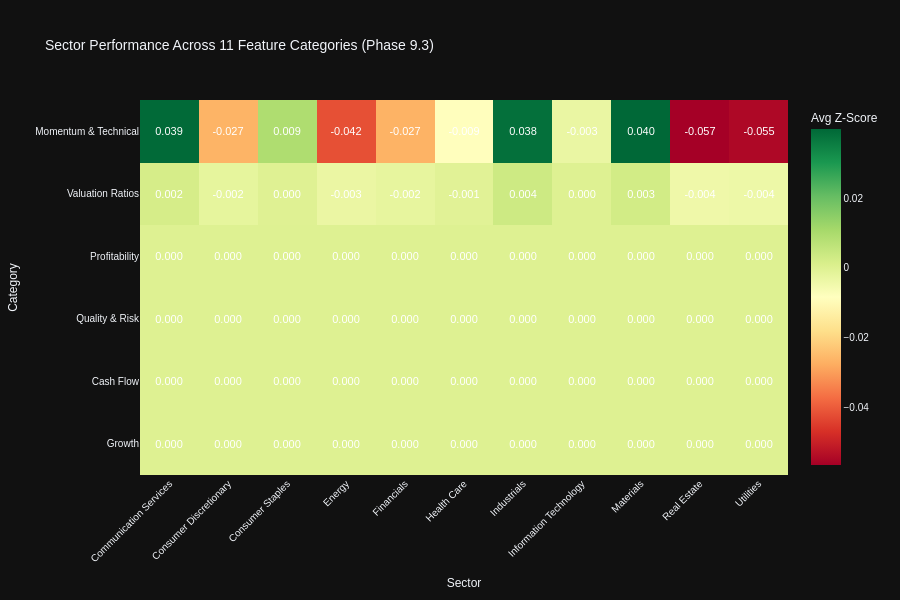

The notebook cell this image was saved under:
### Code cell
# Visualization 1: Category Heatmaps (Sector × Category)
print("\n📊 Category Performance Heatmaps:")

# Compute category scores by averaging z-scores of metrics within each category
from scipy.stats import zscore

category_sector_scores = {}

for category_name, category_metrics in category_mapping.items():
    available_in_category = [m for m in category_metrics if m in all_stocks_scaled.columns]

    if len(available_in_category) == 0:
        print(f"  ⚠️ Skipping {category_name}: No available metrics")
        continue

    # Compute z-scores for available metrics and average by sector
    category_data = all_stocks_scaled[available_in_category + ['sector']].copy()

    # Convert to numeric and compute z-scores
    for col in available_in_category:
        category_data[col] = pd.to_numeric(category_data[col], errors='coerce')

    # Compute z-scores (handle NaNs)
    z_scored_data = category_data[available_in_category].apply(lambda x: zscore(x, nan_policy='omit'))
    category_data['category_score'] = z_scored_data.mean(axis=1)

    # Aggregate by sector
    sector_scores = category_data.groupby('sector')['category_score'].mean().sort_values(ascending=False)
    category_sector_scores[category_name] = sector_scores

# Create heatmap matrix
if category_sector_scores:
    heatmap_df = pd.DataFrame(category_sector_scores).T

    # Create interactive heatmap with value annotations
    # Following code_guidelines.md Section 17.1: Heatmaps and Conditional Formatting
    fig_category_heatmap = px.imshow(
            heatmap_df,
            labels=dict(x="Sector", y="Category", color="Avg Z-Score"),
            title="Sector Performance Across 11 Feature Categories (Phase 9.3)",
            color_continuous_scale="RdYlGn",  # Diverging scale for z-scores centered at zero
            aspect="auto",
            text_auto=".3f"  # ✅ Display values formatted to 3 decimals (Section 17.1)
            )

    # Enhanced styling per Section 17.1 style guidelines
    fig_category_heatmap.update_traces(
            textfont=dict(
                    size=11,
                    color='white',  # High contrast on diverging color scale
                    family='Arial'  # Standard sans-serif font (Section 17.4)
                    )
            )

    fig_category_heatmap.update_layout(
            height=600,
            xaxis_tickangle=-45,
            font=dict(size=10, family="Arial"),
            template="plotly_dark"  # ✅ Dark mode compatible theme (Section 17.1)
            )

    fig_category_heatmap.show()
    output_path = eda_output_dir / "phase93_category_sector_heatmap.html"
    fig_category_heatmap.write_html(output_path)

    print(f"\n✓ Category heatmap visualization complete")
    print(f"  Categories visualized: {len(category_sector_scores)}")
    print(f"  Sectors analyzed: {len(heatmap_df.columns)}")
    print(f"  Output: {output_path}")

    # Display top performing sector per category
    print(f"\n  🏆 Top Performing Sectors by Category:")
    for category, scores in list(category_sector_scores.items())[:5]:
        top_sector = scores.idxmax()
        top_score = scores.max()
        print(f"    {category}: {top_sector} (z-score: {top_score:.2f})")
else:
    print("  ⚠️ No category data available for visualization")

### Figure 1 — Plotly figure (JSON) as saved in the notebook; plotly's stock layout.template omitted (floating-point values rounded to 4 significant figures)
{"data": [{"coloraxis": "coloraxis", "name": "0", "texttemplate": "%{z:.3f}", "x": ["Communication Services", "Consumer Discretionary", "Consumer Staples", "Energy", "Financials", "Health Care", "Industrials", "Information Technology", "Materials", "Real Estate", "Utilities"], "y": ["Momentum & Technical", "Valuation Ratios", "Profitability", "Quality & Risk", "Cash Flow", "Growth"], "z": [[0.03945, -0.02656, 0.009265, -0.04192, -0.02661, -0.00871, 0.03826, -0.003131, 0.03988, -0.05655, -0.05491], [0.001967, -0.002035, -0.0001051, -0.003211, -0.00222, -0.0006964, 0.003533, 8.759e-05, 0.002702, -0.00421, -0.003876], [-1.685e-17, 1.437e-17, 4.606e-17, -1.908e-18, -2.559e-17, -1.545e-17, -1.57e-17, -3.127e-18, -3.756e-17, 1.842e-17, 2.292e-17], [-2.379e-17, -1.491e-17, -1.347e-17, 2.442e-17, 1.078e-17, 1.009e-17, 1.328e-18, 1.277e-17, 6.072e-19, 1.49e-17, 5.169e-18], [-2.643e-18, -3.897e-18, 3.585e-18, -6.057e-18, -6.874e-18, -1.403e-18, -3.475e-18, -4.186e-18, -3.166e-18, 1.382e-17, 1.597e-17], [-3.965e-18, 4.067e-19, 2.249e-17, -1.679e-17, -8.149e-18, 1.806e-17, 1.139e-17, -2.398e-17, -1.579e-17, 2.788e-17, 2.579e-17]], "type": "heatmap", "xaxis": "x", "yaxis": "y", "hovertemplate": "Sector: %{x}<br>Category: %{y}<br>Avg Z-Score: %{z}<extra></extra>", "textfont": {"color": "white", "family": "Arial", "size": 11}}], "layout": {"xaxis": {"anchor": "y", "domain": [0.0, 1.0], "title": {"text": "Sector"}, "tickangle": -45}, "yaxis": {"anchor": "x", "domain": [0.0, 1.0], "autorange": "reversed", "title": {"text": "Category"}}, "coloraxis": {"colorbar": {"title": {"text": "Avg Z-Score"}}, "colorscale": [[0.0, "rgb(165,0,38)"], [0.1, "rgb(215,48,39)"], [0.2, "rgb(244,109,67)"], [0.3, "rgb(253,174,97)"], [0.4, "rgb(254,224,139)"], [0.5, "rgb(255,255,191)"], [0.6, "rgb(217,239,139)"], [0.7, "rgb(166,217,106)"], [0.8, "rgb(102,189,99)"], [0.9, "rgb(26,152,80)"], [1.0, "rgb(0,104,55)"]]}, "title": {"text": "Sector Performance Across 11 Feature Categories (Phase 9.3)"}, "font": {"size": 10, "family": "Arial"}, "height": 600}}
